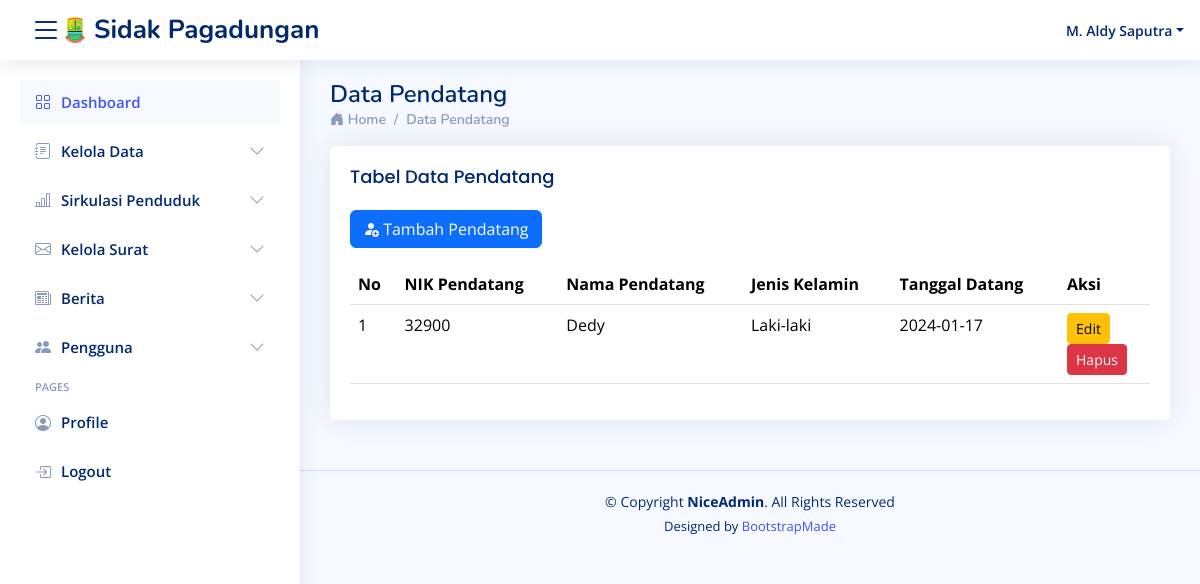
The app's page /pages/content/pendatang/pendatang (signed in) with its own data.
### tables this page shows
CREATE TABLE `tbl_pendatang` (
  `id_datang` int(11) NOT NULL,
  `nik_pendatang` varchar(100) NOT NULL,
  `nama_pendatang` varchar(100) NOT NULL,
  `jenis_kelamin` enum('Laki-laki','Perempuan') NOT NULL,
  `tanggal_datang` date NOT NULL DEFAULT current_timestamp()
);

### pages/content/pendatang/pendatang.php (the view, shortened to what this page needs)
<main id="main">
    <div class="pagetitle">
        <h1>Data Pendatang</h1>
        <nav>
            <ol class="breadcrumb">
                <li class="breadcrumb-item"><i class="bi bi-house-door-fill"></i><a href="../dashboard/dashboard"> Home</a></li>
                <li class="breadcrumb-item">Data Pendatang</li>
            </ol>
        </nav>
    </div>
    <section class="section">
        <div class="row">
            <div class="col-lg-12">
                <div class="card">
                    <div class="card-body">
                        <h5 class="card-title">Tabel Data Pendatang</h5>
                        <p>
                            <a href="add_pendatang" class="btn btn-primary"><i class="bi bi-person-fill-add"></i> Tambah Pendatang</a>
                        </p>
                        <div class="table-responsive">
                            <table class="table datatable">
                                <thead>
                                    <tr>
                                        <th>No</th>
                                        <th>NIK Pendatang</th>
                                        <th>Nama Pendatang</th>
                                        <th>Jenis Kelamin</th>
                                        <th>Tanggal Datang</th>
                                        <th>Aksi</th>
                                    </tr>
                                </thead>
                                <tbody>
                                    <?php
                                    require '../../../config/db.php';
                                    $pendatang = mysqli_query($db_connect, "SELECT * FROM tbl_pendatang");
                                    $no = 1;
                                    while ($row = mysqli_fetch_assoc($pendatang)) {
                                    ?>
                                        <tr>
                                            <td><?= $no++; ?></td>
                                                <td><?= $row['nik_pendatang']; ?></td>
                                                <td><?= $row['nama_pendatang']; ?></td>
                                                <td><?= $row['jenis_kelamin']; ?></td>
                                                <td><?= $row['tanggal_datang']; ?></td>
                                            <td>
                                                <a href="edit_pendatang?id=<?= $row['id_datang']; ?>" class="btn btn-warning btn-sm">Edit</a>
                                                <form method="POST" action="del_pendatang.php">
                                                    <button type="submit" class="btn btn-danger btn-sm" onclick="return confirm('Apakah Anda yakin ingin menghapus pendatang ini?')">
                                                        Hapus
                                                    </button>
                                                </form>
                                            </td>
                                        </tr>
                                    <?php } ?>
                                </tbody>
                            </table>
                        </div>
                    </div>
                </div>
            </div>
        </div>
    </section>
</main>

### assets/assets/css/style.css (style rules this page uses)
:root { scroll-behavior: smooth; }
body { font-family: "Open Sans", sans-serif; background: #f6f9ff; color: #444444; }
a { color: #4154f1; text-decoration: none; }
h1, h2, h3, h4, h5, h6 { font-family: "Nunito", sans-serif; }
#main { margin-top: 60px; padding: 20px 30px; transition: all 0.3s; }
.pagetitle { margin-bottom: 10px; }
.pagetitle h1 { font-size: 24px; margin-bottom: 0; font-weight: 600; color: #012970; }
.card { margin-bottom: 30px; border: none; border-radius: 5px; box-shadow: 0px 0 30px rgba(1, 41, 112, 0.1); }
.card-title { padding: 20px 0 15px 0; font-size: 18px; font-weight: 500; color: #012970; font-family: "Poppins", sans-serif; }
.card-body { padding: 0 20px 20px 20px; }
.breadcrumb { font-size: 14px; font-family: "Nunito", sans-serif; color: #899bbd; font-weight: 600; }
.breadcrumb a { color: #899bbd; transition: 0.3s; }
.breadcrumb .breadcrumb-item::before { color: #899bbd; }
@media (min-width: 1200px) { #main, #footer { margin-left: 300px; } }

### records on screen
tbl_pendatang: nik_pendatang "32900", nama_pendatang "Dedy", jenis_kelamin "Laki-laki", tanggal_datang "2024-01-17"

### other values on screen
$_SESSION['nama'] "M. Aldy Saputra"
